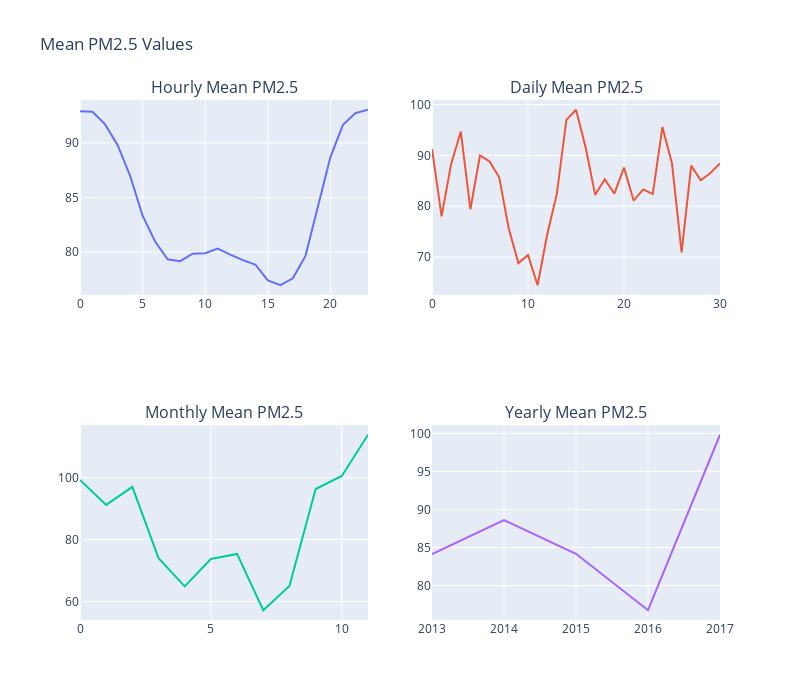

Source (notebook cell):
### Markdown cell above
We shall start of by finding out the hourly , daily , monthly and yearly average PM2.5 and display it on a graph

### Code cell
hourly_mean = df.groupby('hour')['PM2.5'].mean()

# Daily median
daily_mean = df.groupby(['day'])['PM2.5'].mean().reset_index()

# Monthly median
monthly_mean = df.groupby(['month'])['PM2.5'].mean().reset_index()

# Yearly median
yearly_mean = df.groupby('year')['PM2.5'].mean()

# Create subplots
fig = make_subplots(rows=2, cols=2, subplot_titles=("Hourly Mean PM2.5", "Daily Mean PM2.5", "Monthly Mean PM2.5", "Yearly Mean PM2.5"))

# Add traces to subplots
fig.add_trace(go.Scatter(x=hourly_mean.index, y=hourly_mean.values, mode='lines', name='Hourly Mean'), row=1, col=1)
fig.add_trace(go.Scatter(x=daily_mean.index, y=daily_mean['PM2.5'], mode='lines', name='Daily Mean'), row=1, col=2)
fig.add_trace(go.Scatter(x=monthly_mean.index, y=monthly_mean['PM2.5'], mode='lines', name='Monthly Mean'), row=2, col=1)
fig.add_trace(go.Scatter(x=yearly_mean.index, y=yearly_mean.values, mode='lines', name='Yearly Mean'), row=2, col=2)

# Update layout
fig.update_layout(height=700, width=800, title_text="Mean PM2.5 Values", showlegend=False)

# Show plot
fig.show()

### Figure 1 — Plotly figure (JSON) as saved in the notebook; plotly's stock layout.template omitted (floating-point values rounded to 4 significant figures)
{"data": [{"mode": "lines", "name": "Hourly Mean", "type": "scatter", "x": [0, 1, 2, 3, 4, 5, 6, 7, 8, 9, 10, 11, 12, 13, 14, 15, 16, 17, 18, 19, 20, 21, 22, 23], "xaxis": "x", "y": [92.89, 92.84, 91.69, 89.8, 86.99, 83.34, 80.97, 79.35, 79.18, 79.86, 79.9, 80.33, 79.78, 79.27, 78.87, 77.41, 76.97, 77.6, 79.64, 84.16, 88.69, 91.64, 92.72, 93.02], "yaxis": "y"}, {"mode": "lines", "name": "Daily Mean", "type": "scatter", "x": [0, 1, 2, 3, 4, 5, 6, 7, 8, 9, 10, 11, 12, 13, 14, 15, 16, 17, 18, 19, 20, 21, 22, 23, 24, 25, 26, 27, 28, 29, 30], "xaxis": "x2", "y": [91.27, 78.0, 88.38, 94.7, 79.4, 90.0, 88.81, 85.71, 75.59, 68.8, 70.42, 64.44, 74.42, 82.37, 96.99, 98.99, 91.6, 82.24, 85.29, 82.47, 87.62, 81.11, 83.3, 82.39, 95.57, 88.41, 70.9, 88.0, 85.12, 86.54, 88.44], "yaxis": "y2"}, {"mode": "lines", "name": "Monthly Mean", "type": "scatter", "x": [0, 1, 2, 3, 4, 5, 6, 7, 8, 9, 10, 11], "xaxis": "x3", "y": [99.27, 91.21, 97.03, 74.0, 64.88, 73.71, 75.35, 57.15, 65.03, 96.34, 100.5, 113.9], "yaxis": "y3"}, {"mode": "lines", "name": "Yearly Mean", "type": "scatter", "x": [2013, 2014, 2015, 2016, 2017], "xaxis": "x4", "y": [84.12, 88.6, 84.16, 76.75, 99.82], "yaxis": "y4"}], "layout": {"annotations": [{"font": {"size": 16}, "showarrow": false, "text": "Hourly Mean PM2.5", "x": 0.225, "xanchor": "center", "xref": "paper", "y": 1, "yanchor": "bottom", "yref": "paper"}, {"font": {"size": 16}, "showarrow": false, "text": "Daily Mean PM2.5", "x": 0.775, "xanchor": "center", "xref": "paper", "y": 1, "yanchor": "bottom", "yref": "paper"}, {"font": {"size": 16}, "showarrow": false, "text": "Monthly Mean PM2.5", "x": 0.225, "xanchor": "center", "xref": "paper", "y": 0.375, "yanchor": "bottom", "yref": "paper"}, {"font": {"size": 16}, "showarrow": false, "text": "Yearly Mean PM2.5", "x": 0.775, "xanchor": "center", "xref": "paper", "y": 0.375, "yanchor": "bottom", "yref": "paper"}], "height": 700, "showlegend": false, "title": {"text": "Mean PM2.5 Values"}, "width": 800, "xaxis": {"anchor": "y", "domain": [0, 0.45]}, "xaxis2": {"anchor": "y2", "domain": [0.55, 1]}, "xaxis3": {"anchor": "y3", "domain": [0, 0.45]}, "xaxis4": {"anchor": "y4", "domain": [0.55, 1]}, "yaxis": {"anchor": "x", "domain": [0.625, 1]}, "yaxis2": {"anchor": "x2", "domain": [0.625, 1]}, "yaxis3": {"anchor": "x3", "domain": [0, 0.375]}, "yaxis4": {"anchor": "x4", "domain": [0, 0.375]}}}
